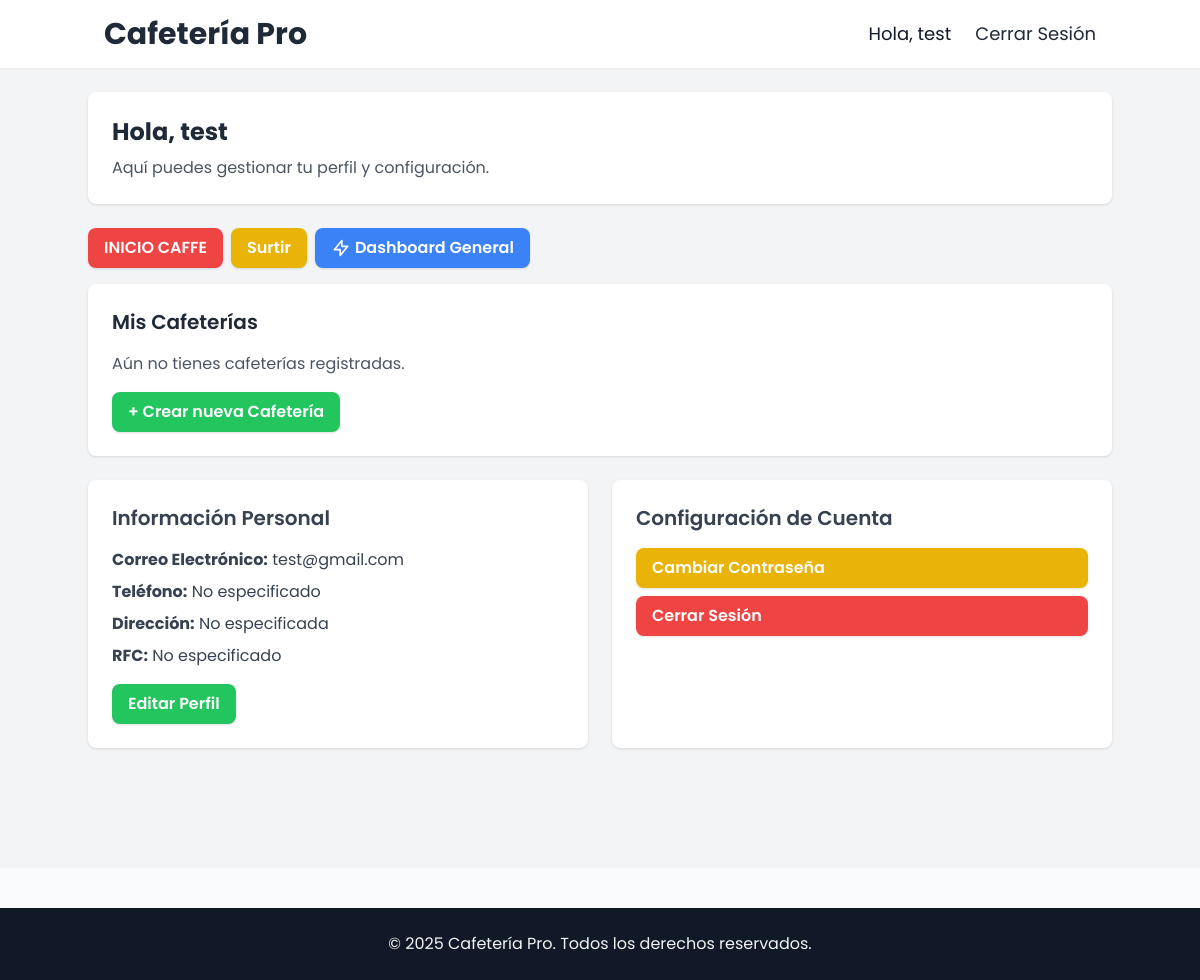
Page /profile (signed in) on the committed database.
### app/models.py (models this page shows, shortened)
class Usuario(UserMixin, db.Model):
    __tablename__ = 'usuarios'
    id = db.Column(db.Integer, primary_key=True)
    email = db.Column(db.String(100), unique=True, nullable=False)
    nombre_usuario = db.Column(db.String(1000), nullable=False)
    password_hash = db.Column(db.String(255))
    es_administrador = db.Column(db.Boolean, default=False)
    es_vendedor = db.Column(db.Boolean, default=False)
    margen_personalizado = db.Column(db.Float, default=0.20)
    rfc = db.Column(db.String(100), nullable=True, unique=True)
    telefono = db.Column(db.String(20), nullable=True)
    direccion = db.Column(db.String(200), nullable=True)

### app/views.py (the view)
    @app.route('/profile')
    @login_required
    def profile():
        return render_template('user/profile.html')

### app/__init__.py (called while the page is built)
def create_app():
    app = Flask(__name__)
    app.config.from_object('config.Config')
    csrf.init_app(app)
    migrate.init_app(app, db)
    login_manager.init_app(app)
    login_manager.login_view = 'login'
    limiter.init_app(app)
    mail.init_app(app)
    cache.init_app(app)
    db.init_app(app)
    CORS(app)
    @login_manager.user_loader
    def load_user(user_id):
        from .models import Usuario
        return Usuario.query.get(int(user_id))
    from .views import init_routes
    init_routes(app)
    return app

### app/templates/user/profile.html (shortened to what this page needs)
{% extends "base1.html" %}
{% block contenido %}
<div class="min-h-screen bg-gray-100 p-6">
    <div class="container mx-auto">
        <div class="bg-white rounded-lg shadow p-6 mb-6">
            <div class="flex items-center justify-between">
                <div>
                    <h1 class="text-2xl font-bold text-gray-800">Hola, {{ current_user.nombre_usuario }}</h1>
                    <p class="text-gray-600 mt-2">Aquí puedes gestionar tu perfil y configuración.</p>
                </div>
            </div>
        </div>
        {% if current_user.es_administrador %}
        <div class="space-x-2 flex mb-4">
            <a href="{{ url_for('inicio') }}"
               class="bg-red-500 text-white font-semibold px-4 py-2 rounded-lg shadow hover:bg-red-600">
               INICIO CAFFE
            </a>
            <a href="{{ url_for('surtir_pedidos') }}"
               class="bg-yellow-500 text-white font-semibold px-4 py-2 rounded-lg shadow hover:bg-yellow-600">
               Surtir
            </a>
            <a href="{{ url_for('dashboard') }}"
               class="bg-blue-500 text-white font-semibold px-4 py-2 rounded-lg shadow hover:bg-blue-600 flex items-center">
               <svg xmlns="http://www.w3.org/2000/svg" class="h-5 w-5 mr-1" fill="none" viewBox="0 0 24 24"
                    stroke="currentColor" stroke-width="2">
                   <path stroke-linecap="round" stroke-linejoin="round"
                         d="M13 10V3L4 14h7v7l9-11h-7z" />
               </svg>
               Dashboard General
            </a>
        </div>
        <div class="bg-white rounded-lg shadow p-6 mb-6">
            <h2 class="text-xl font-semibold text-gray-800 mb-4">
                Mis Cafeterías
            </h2>
            {% if current_user.cafeterias and current_user.cafeterias|length > 0 %}
            <ul class="space-y-2">
                {% for caff in current_user.cafeterias %}
                <li class="flex items-center justify-between bg-gray-50 rounded p-2 shadow-sm hover:shadow transition-shadow">
                    <div>
                        <h3 class="font-semibold text-gray-700">{{ caff.nombre }}</h3>
                        <p class="text-sm text-gray-500">
                          Ubicación: {{ caff.ubicacion or "N/A" }}
                        </p>
                    </div>
                    <div class="space-x-2">
                    </div>
                </li>
                {% endfor %}
            </ul>
            {% else %}
            <p class="text-gray-600">Aún no tienes cafeterías registradas.</p>
            {% endif %}
            <a href="{{ url_for('crear_cafeteria') }}"
               class="inline-block mt-4 bg-green-500 text-white font-semibold py-2 px-4 rounded-lg shadow hover:bg-green-600">
               + Crear nueva Cafetería
            </a>
        </div>
        {% endif %}
        <div class="grid grid-cols-1 md:grid-cols-2 gap-6">
            <div class="bg-white rounded-lg shadow p-6">
                <h2 class="text-xl font-semibold text-gray-700 mb-4">Información Personal</h2>
                <ul class="space-y-2 text-gray-700">
                    <li><strong>Correo Electrónico:</strong> {{ current_user.email }}</li>
                    <li><strong>Teléfono:</strong> {{ current_user.telefono or "No especificado" }}</li>
                    <li><strong>Dirección:</strong> {{ current_user.direccion or "No especificada" }}</li>
                    <li><strong>RFC:</strong> {{ current_user.rfc or "No especificado" }}</li>
                </ul>
                <a href="{{ url_for('actualizar_perfil') }}"
                   class="mt-4 inline-block bg-green-500 text-white font-semibold py-2 px-4 rounded-lg shadow hover:bg-green-700">
                   Editar Perfil
                </a>
            </div>
            <div class="bg-white rounded-lg shadow p-6">
                <h2 class="text-xl font-semibold text-gray-700 mb-4">Configuración de Cuenta</h2>
                <a href="{{ url_for('change_password') }}"
                   class="block mb-2 bg-yellow-500 text-white font-semibold py-2 px-4 rounded-lg shadow hover:bg-yellow-700">
                   Cambiar Contraseña
                </a>
                <a href="{{ url_for('logout') }}"
                   class="block bg-red-500 text-white font-semibold py-2 px-4 rounded-lg shadow hover:bg-red-700">
                   Cerrar Sesión
                </a>
            </div>
        </div>
    </div>
</div>
{% endblock %}

### app/templates/base1.html (shortened to what this page needs)
<!DOCTYPE html>
<html lang="es">
<head>
  <link rel="stylesheet" href="{{ url_for('static', filename='css/output.css') }}" />
</head>
<body class="bg-gray-50 text-gray-800">
  <header x-data="{ isOpen: false }" class="bg-white shadow-sm sticky top-0 z-50">
    <div class="container mx-auto px-4 py-4 flex items-center justify-between">
      <div class="text-2xl md:text-3xl font-bold text-gray-800">
        Cafetería Pro
      </div>
      <nav class="hidden md:block">
        <ul class="flex space-x-6 text-lg items-center">
          {% if current_user.is_authenticated %}
          <li>
            <a href="{{ url_for('profile') }}" class="text-gray-900 hover:text-teal-600 transition-colors">
              Hola, {{ current_user.nombre_usuario or current_user.email }}
            </a>
          </li>
          <li>
            <a href="{{ url_for('logout') }}" class="hover:text-red-600 transition-colors">
              Cerrar Sesión
            </a>
          </li>
          {% endif %}
        </ul>
      </nav>
    </div>
  </header>
  {% block contenido %}{% endblock %}
  <footer class="bg-gray-900 text-gray-100 py-6 mt-10">
    <div class="container mx-auto px-4 text-center">
      <p class="text-sm md:text-base">
        &copy; 2025 Cafetería Pro. Todos los derechos reservados.
      </p>
    </div>
  </footer>
</body>
</html>

### app/templates/base1.html (style rules this page uses)
body { font-family: "Poppins", sans-serif; }

### rows in the picture
Usuario: nombre_usuario "test", email "test@gmail.com", telefono "No especificado", direccion "No especificada", rfc "No especificado"
